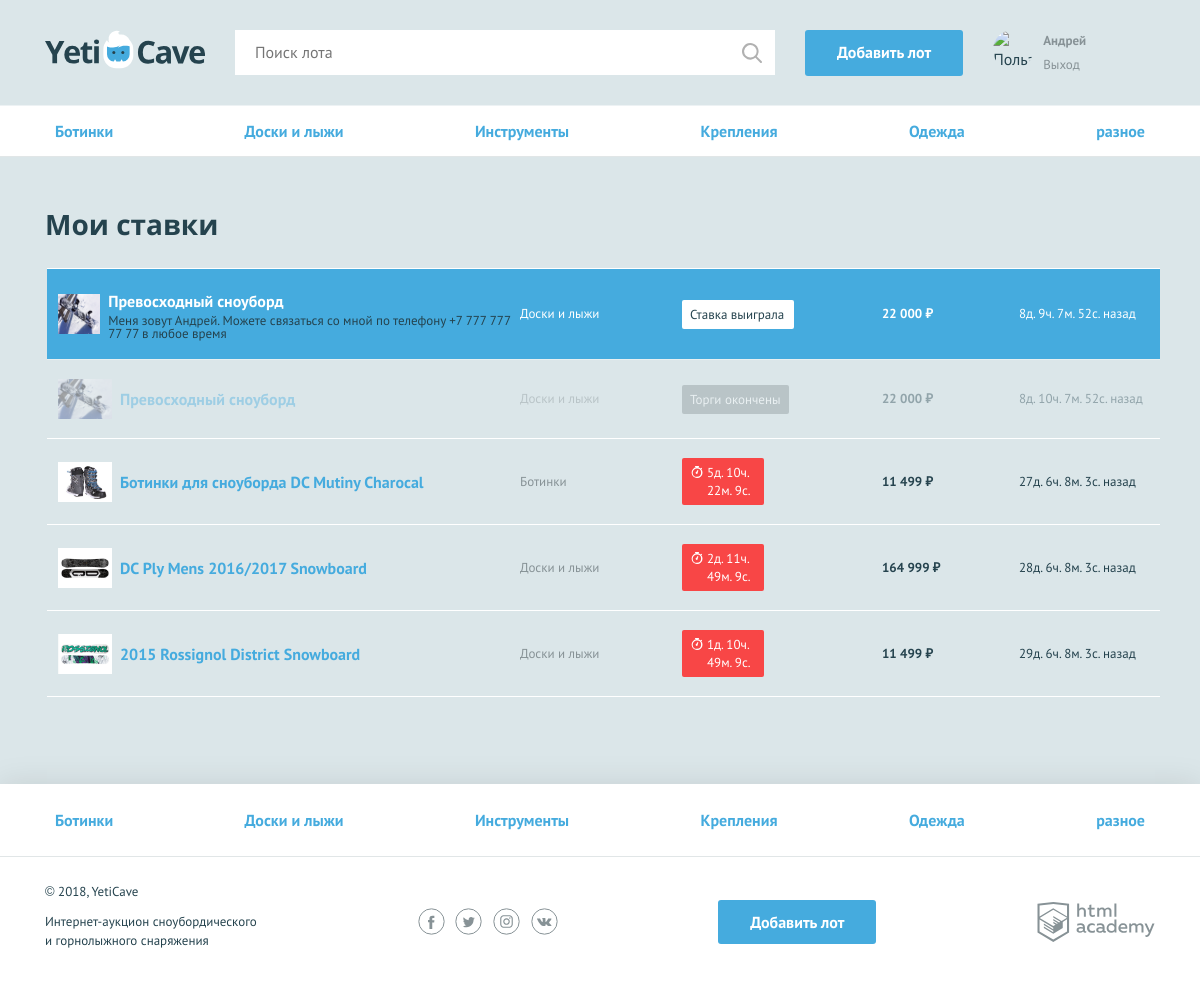
Screenshot of /my-bets.php (signed in) with the database file from the repository.
### tables this page shows
CREATE TABLE categories (
  id   INT AUTO_INCREMENT PRIMARY KEY,
  name CHAR(64)
);

CREATE TABLE users (
  id                INT AUTO_INCREMENT PRIMARY KEY,
  registration_date DATETIME,
  email             CHAR(128),
  name              CHAR(128),
  password          CHAR(64),
  avatar            CHAR(128),
  contacts          CHAR(255)
);

CREATE TABLE lots (
  id                 INT AUTO_INCREMENT PRIMARY KEY,
  creation_date_time DATETIME,
  name               CHAR(128),
  description        TEXT,
  image              CHAR(128),
  start_price        INT,
  end_date_time      DATETIME,
  bet_step           SMALLINT,
  category_id        INT,
  user_id            INT,
  winner_id          INT,
  price              INT,
  FOREIGN KEY (category_id) REFERENCES categories (id),
  FOREIGN KEY (user_id) REFERENCES users (id),
  FOREIGN KEY (winner_id) REFERENCES users (id)
);

### functions.php (called while the page is built, shortened)
<?php
function include_template($name, $data)
{
    $name = 'templates/' . $name;
    extract($data);
    require_once $name;
    $result = ob_get_clean();
    return $result;
}
function ruble_display($number)
{
    return number_format(ceil($number), 0, ".", " ") . ' ₽';
}
function timestamp_format($timestamp)
{
    $days = floor($timestamp / 86400);
    $remain_time = $timestamp - $days * 86400;
    $hours = floor($remain_time / 3600);
    $remain_time = $remain_time - $hours * 3600;
    $minutes = floor($remain_time / 60);
    $remain_time = $remain_time - $minutes * 60;
    $seconds = $remain_time;
    return $days . 'д. ' . $hours . 'ч. ' . $minutes . 'м. ' . $seconds . 'с.';
}

### data.php (called while the page is built, shortened)
<?php
$categories = [
    "Доски и лыжи", "Крепления", "Ботинки",
    "Одежда", "Инструменты", "Разное"];
$con = mysqli_connect("localhost", "root", "PasswordforMySQL", "Yeticave");
mysqli_set_charset($con, "utf8");
$categories_query = "SELECT id, name FROM categories GROUP BY name;";
$categories_result = mysqli_query($con, $categories_query);
$categories_query_array = mysqli_fetch_all($categories_result, MYSQLI_ASSOC);

### templates/my-bets.php (the view)
<nav class="nav">
    <ul class="nav__list container">
        <?php foreach ($categories as $key => $val): ?>
            <li class="nav__item">
                <a href="lots-by-category.php?category_id=<?= $val['id'] ?>&page=1"><?= $val['name'] ?></a>
            </li>
        <?php endforeach; ?>
    </ul>
</nav>
<section class="rates container">
    <h2>Мои ставки</h2>
    <table class="rates__list">
        <?php foreach ($bets_query_array as $key => $val): ?>
            <?php if (isset($val['winner_id']) && $_SESSION['user']['id'] === $val['winner_id']): ?>
                <?php foreach ($owner_contacts as $owner_key => $owner_val): ?>
                    <tr class="rates__item rates__item--win">
                        <td class="rates__info">
                            <div class="rates__img">
                                <img src="<?= $val['image'] ?>" width="54" height="40" alt="Крепления">
                            </div>
                            <div>
                                <h3 class="rates__title"><a
                                            href="lot.php?lot_id=<?= $val['lot_id']; ?>"><?= $val['lot_name']; ?></a>
                                </h3>
                                <p><?= $owner_val['contacts'] ?></p>
                            </div>
                        </td>
                        <td class="rates__category">
                            <?= $val['category'] ?>
                        </td>
                        <td class="rates__timer">
                            <div class="timer timer--win">Ставка выиграла</div>
                        </td>
                        <td class="rates__price">
                            <?= ruble_display($val['price']); ?>
                        </td>
                        <td class="rates__time">
                            <?= timestamp_format(time() - strtotime($val['bet_date_time'])) . ' назад' ?>
                        </td>
                    </tr>
                <?php endforeach; ?>
            <?php elseif ((strtotime($val['end_date_time']) - time()) > 0): ?>
                <tr class="rates__item">
                    <td class="rates__info">
                        <div class="rates__img">
                            <img src="<?= $val['image'] ?>" width="54" height="40" alt="Сноуборд">
                        </div>
                        <h3 class="rates__title"><a
                                    href="lot.php?lot_id=<?= $val['lot_id']; ?>"><?= $val['lot_name']; ?></a></h3>
                    </td>
                    <td class="rates__category">
                        <?= $val['category'] ?>
                    </td>
                    <td class="rates__timer">
                        <div class="timer <?php if ((strtotime($val['end_date_time']) - time()) < 604800) {
                            print('timer--finishing');
                        }; ?>"><?= timestamp_format(strtotime($val['end_date_time']) - time()) ?></div>
                    </td>
                    <td class="rates__price">
                        <?= ruble_display($val['price']); ?>
                    </td>
                    <td class="rates__time">
                        <?= timestamp_format(time() - strtotime($val['bet_date_time'])) . ' назад' ?>
                    </td>
                </tr>
            <?php elseif ((strtotime($val['end_date_time']) - time()) < 0): ?>
                <tr class="rates__item rates__item--end">
                    <td class="rates__info">
                        <div class="rates__img">
                            <img src="<?= $val['image'] ?>" width="54" height="40" alt="Куртка">
                        </div>
                        <h3 class="rates__title"><a
                                    href="lot.php?lot_id=<?= $val['lot_id']; ?>"><?= $val['lot_name']; ?></a></h3>
                    </td>
                    <td class="rates__category">
                        <?= $val['category'] ?>
                    </td>
                    <td class="rates__timer">
                        <div class="timer timer--end">Торги окончены</div>
                    </td>
                    <td class="rates__price">
                        <?= ruble_display($val['price']); ?>
                    </td>
                    <td class="rates__time">
                        <?= timestamp_format(time() - strtotime($val['bet_date_time'])) . ' назад' ?>
                    </td>
                </tr>
            <?php endif; ?>
        <?php endforeach; ?>
    </table>
</section>

### templates/layout.php (shortened to what this page needs)
<!DOCTYPE html>
<html lang="ru">
<head>
    <link href="css/normalize.min.css" rel="stylesheet">
    <link href="css/style.css" rel="stylesheet">
</head>
<body>
<div class="page-wrapper">
    <header class="main-header">
        <div class="main-header__container container">
            <a class="main-header__logo" href="index.php?page=1">
                <img src="img/logo.svg" width="160" height="39" alt="Логотип компании YetiCave">
            </a>
            <form class="main-header__search" method="get" action="search.php">
                <input type="search" name="search" placeholder="Поиск лота">
                <input class="main-header__search-btn" type="submit" name="">
            </form>
            <?php if (isset($_SESSION['user'])): ?>
                <a class="main-header__add-lot button" href="add.php">Добавить лот</a>
            <?php endif; ?>
            <nav class="user-menu">
                <?php if (isset($_SESSION['user'])): ?>
                    <div class="user-menu__image">
                        <img src="<?= $_SESSION['user']['avatar'] ?>" width="40" height="40" alt="Пользователь">
                    </div>
                    <div class="user-menu__logged">
                        <a href="my-bets.php"><p> <?= htmlspecialchars($_SESSION['user']['name']) ?></p></a>
                        <a href="logout.php">Выход</a>
                    </div>
                <?php endif; ?>
            </nav>
        </div>
    </header>
    <main>
        <?= $page_content; ?>
    </main>
</div>
<footer class="main-footer">
    <nav class="nav">
        <ul class="nav__list container">
            <?php foreach ($categories as $key => $val): ?>
                <li class="nav__item">
                    <a href="lots-by-category.php?category_id=<?= $val['id'] ?>&page=1"><?= $val['name']; ?></a>
                </li>
            <?php endforeach; ?>
        </ul>
    </nav>
    <div class="main-footer__bottom container">
        <div class="main-footer__copyright">
            <p>© 2018, YetiCave</p>
            <p>Интернет-аукцион сноубордического и горнолыжного снаряжения</p>
        </div>
        <div class="main-footer__social social">
            <a class="social__link social__link--facebook" href="#">
            </a>
            <a class="social__link social__link--twitter" href="#">
            </a>
            <a class="social__link social__link--instagram" href="#">
            </a>
            <a class="social__link social__link--vkontakte" href="#">
            </a>
        </div>
        <?php if (isset($_SESSION['user'])): ?>
            <a class="main-footer__add-lot button" href="add.php">Добавить лот</a>
        <?php endif; ?>
        <div class="main-footer__developed-by">
            <a class="logo-academy" href="https://htmlacademy.ru/intensive/php">
            </a>
        </div>
    </div>
</footer>
</body>
</html>

### rows the page displays
categories: name "Ботинки"
categories: name "Доски и лыжи"
categories: name "Инструменты"
categories: name "Крепления"
categories: name "Одежда"
categories: name "разное"
lots: name "Превосходный сноуборд"
users: lots.image (picture), contacts "Меня зовут Андрей. Можете связаться со мной по телефону +7 777 777 77 77 в любое время", price "22 000 ₽"
lots: image (picture), name "Превосходный сноуборд", category.name "Доски и лыжи", price "22 000 ₽"
lots: image (picture), name "Ботинки для сноуборда DC Mutiny Charocal", category.name "Ботинки", price "11 499 ₽"
lots: image (picture), name "DC Ply Mens 2016/2017 Snowboard", category.name "Доски и лыжи", price "164 999 ₽"
lots: image (picture), name "2015 Rossignol District Snowboard", category.name "Доски и лыжи", price "11 499 ₽"

### other values shown
$_SESSION['user']['name'] "Андрей"
